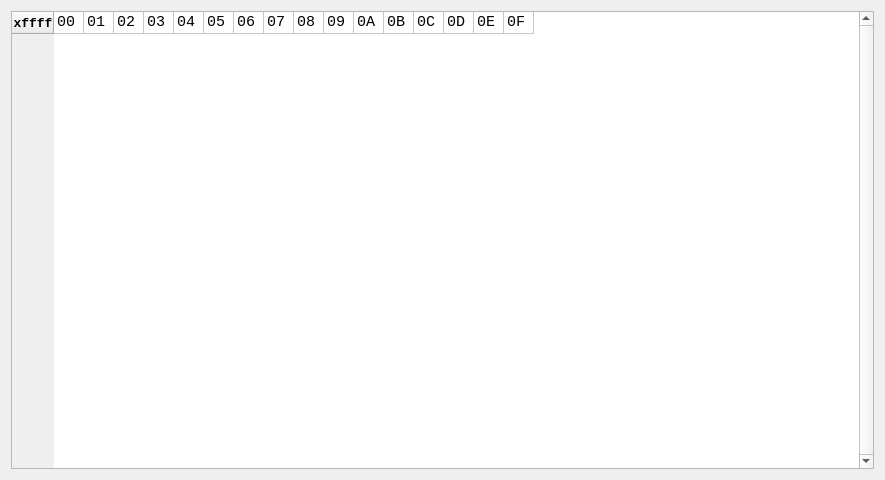
<?xml version="1.0" encoding="UTF-8"?>
<ui version="4.0">
 <class>BufferDialog</class>
 <widget class="QDialog" name="BufferDialog">
  <property name="geometry">
   <rect>
    <x>0</x>
    <y>0</y>
    <width>885</width>
    <height>480</height>
   </rect>
  </property>
  <property name="windowTitle">
   <string>Dialog</string>
  </property>
  <layout class="QGridLayout" name="gridLayout">
   <item row="0" column="0">
    <widget class="QTableWidget" name="tableWidget">
     <property name="font">
      <font>
       <family>Monospace</family>
       <pointsize>11</pointsize>
       <weight>50</weight>
       <bold>false</bold>
      </font>
     </property>
     <property name="verticalScrollBarPolicy">
      <enum>Qt::ScrollBarAlwaysOn</enum>
     </property>
     <property name="horizontalScrollBarPolicy">
      <enum>Qt::ScrollBarAlwaysOff</enum>
     </property>
     <property name="sizeAdjustPolicy">
      <enum>QAbstractScrollArea::AdjustToContents</enum>
     </property>
     <property name="editTriggers">
      <set>QAbstractItemView::NoEditTriggers</set>
     </property>
     <property name="tabKeyNavigation">
      <bool>false</bool>
     </property>
     <property name="showDropIndicator" stdset="0">
      <bool>false</bool>
     </property>
     <property name="dragDropOverwriteMode">
      <bool>false</bool>
     </property>
     <property name="alternatingRowColors">
      <bool>false</bool>
     </property>
     <property name="selectionMode">
      <enum>QAbstractItemView::ExtendedSelection</enum>
     </property>
     <property name="wordWrap">
      <bool>false</bool>
     </property>
     <property name="rowCount">
      <number>1</number>
     </property>
     <property name="columnCount">
      <number>16</number>
     </property>
     <attribute name="horizontalHeaderVisible">
      <bool>false</bool>
     </attribute>
     <attribute name="horizontalHeaderMinimumSectionSize">
      <number>10</number>
     </attribute>
     <attribute name="horizontalHeaderDefaultSectionSize">
      <number>30</number>
     </attribute>
     <attribute name="verticalHeaderVisible">
      <bool>true</bool>
     </attribute>
     <attribute name="verticalHeaderMinimumSectionSize">
      <number>10</number>
     </attribute>
     <attribute name="verticalHeaderDefaultSectionSize">
      <number>16</number>
     </attribute>
     <row>
      <property name="text">
       <string>0xfffff</string>
      </property>
      <property name="font">
       <font>
        <pointsize>10</pointsize>
        <weight>75</weight>
        <bold>true</bold>
       </font>
      </property>
      <property name="textAlignment">
       <set>AlignCenter</set>
      </property>
      <property name="background">
       <color>
        <red>4</red>
        <green>51</green>
        <blue>255</blue>
       </color>
      </property>
      <property name="foreground">
       <brush brushstyle="NoBrush">
        <color alpha="255">
         <red>255</red>
         <green>255</green>
         <blue>255</blue>
        </color>
       </brush>
      </property>
     </row>
     <column>
      <property name="text">
       <string>0</string>
      </property>
      <property name="font">
       <font>
        <pointsize>10</pointsize>
       </font>
      </property>
      <property name="textAlignment">
       <set>AlignCenter</set>
      </property>
     </column>
     <column>
      <property name="text">
       <string>1</string>
      </property>
      <property name="font">
       <font>
        <pointsize>10</pointsize>
       </font>
      </property>
      <property name="textAlignment">
       <set>AlignCenter</set>
      </property>
     </column>
     <column>
      <property name="text">
       <string>2</string>
      </property>
      <property name="font">
       <font>
        <pointsize>10</pointsize>
       </font>
      </property>
      <property name="textAlignment">
       <set>AlignCenter</set>
      </property>
     </column>
     <column>
      <property name="text">
       <string>3</string>
      </property>
      <property name="font">
       <font>
        <pointsize>10</pointsize>
       </font>
      </property>
      <property name="textAlignment">
       <set>AlignCenter</set>
      </property>
     </column>
     <column>
      <property name="text">
       <string>4</string>
      </property>
      <property name="font">
       <font>
        <pointsize>10</pointsize>
       </font>
      </property>
      <property name="textAlignment">
       <set>AlignCenter</set>
      </property>
     </column>
     <column>
      <property name="text">
       <string>5</string>
      </property>
      <property name="font">
       <font>
        <pointsize>10</pointsize>
       </font>
      </property>
      <property name="textAlignment">
       <set>AlignCenter</set>
      </property>
     </column>
     <column>
      <property name="text">
       <string>6</string>
      </property>
      <property name="font">
       <font>
        <pointsize>10</pointsize>
       </font>
      </property>
      <property name="textAlignment">
       <set>AlignCenter</set>
      </property>
     </column>
     <column>
      <property name="text">
       <string>7</string>
      </property>
      <property name="font">
       <font>
        <pointsize>10</pointsize>
       </font>
      </property>
      <property name="textAlignment">
       <set>AlignCenter</set>
      </property>
     </column>
     <column>
      <property name="text">
       <string>8</string>
      </property>
      <property name="font">
       <font>
        <pointsize>10</pointsize>
       </font>
      </property>
      <property name="textAlignment">
       <set>AlignCenter</set>
      </property>
     </column>
     <column>
      <property name="text">
       <string>9</string>
      </property>
      <property name="font">
       <font>
        <pointsize>10</pointsize>
       </font>
      </property>
      <property name="textAlignment">
       <set>AlignCenter</set>
      </property>
     </column>
     <column>
      <property name="text">
       <string>a</string>
      </property>
      <property name="font">
       <font>
        <pointsize>10</pointsize>
       </font>
      </property>
      <property name="textAlignment">
       <set>AlignCenter</set>
      </property>
     </column>
     <column>
      <property name="text">
       <string>b</string>
      </property>
      <property name="font">
       <font>
        <pointsize>10</pointsize>
       </font>
      </property>
      <property name="textAlignment">
       <set>AlignCenter</set>
      </property>
     </column>
     <column>
      <property name="text">
       <string>c</string>
      </property>
      <property name="font">
       <font>
        <pointsize>10</pointsize>
       </font>
      </property>
      <property name="textAlignment">
       <set>AlignCenter</set>
      </property>
     </column>
     <column>
      <property name="text">
       <string>d</string>
      </property>
      <property name="font">
       <font>
        <pointsize>10</pointsize>
       </font>
      </property>
      <property name="textAlignment">
       <set>AlignCenter</set>
      </property>
     </column>
     <column>
      <property name="text">
       <string>e</string>
      </property>
      <property name="font">
       <font>
        <pointsize>10</pointsize>
       </font>
      </property>
      <property name="textAlignment">
       <set>AlignCenter</set>
      </property>
     </column>
     <column>
      <property name="text">
       <string>f</string>
      </property>
      <property name="font">
       <font>
        <pointsize>10</pointsize>
       </font>
      </property>
      <property name="textAlignment">
       <set>AlignCenter</set>
      </property>
     </column>
     <item row="0" column="0">
      <property name="text">
       <string>00</string>
      </property>
     </item>
     <item row="0" column="1">
      <property name="text">
       <string>01</string>
      </property>
     </item>
     <item row="0" column="2">
      <property name="text">
       <string>02</string>
      </property>
     </item>
     <item row="0" column="3">
      <property name="text">
       <string>03</string>
      </property>
     </item>
     <item row="0" column="4">
      <property name="text">
       <string>04</string>
      </property>
     </item>
     <item row="0" column="5">
      <property name="text">
       <string>05</string>
      </property>
     </item>
     <item row="0" column="6">
      <property name="text">
       <string>06</string>
      </property>
     </item>
     <item row="0" column="7">
      <property name="text">
       <string>07</string>
      </property>
     </item>
     <item row="0" column="8">
      <property name="text">
       <string>08</string>
      </property>
     </item>
     <item row="0" column="9">
      <property name="text">
       <string>09</string>
      </property>
     </item>
     <item row="0" column="10">
      <property name="text">
       <string>0A</string>
      </property>
     </item>
     <item row="0" column="11">
      <property name="text">
       <string>0B</string>
      </property>
     </item>
     <item row="0" column="12">
      <property name="text">
       <string>0C</string>
      </property>
     </item>
     <item row="0" column="13">
      <property name="text">
       <string>0D</string>
      </property>
     </item>
     <item row="0" column="14">
      <property name="text">
       <string>0E</string>
      </property>
     </item>
     <item row="0" column="15">
      <property name="text">
       <string>0F</string>
      </property>
     </item>
    </widget>
   </item>
  </layout>
 </widget>
 <resources/>
 <connections/>
</ui>
